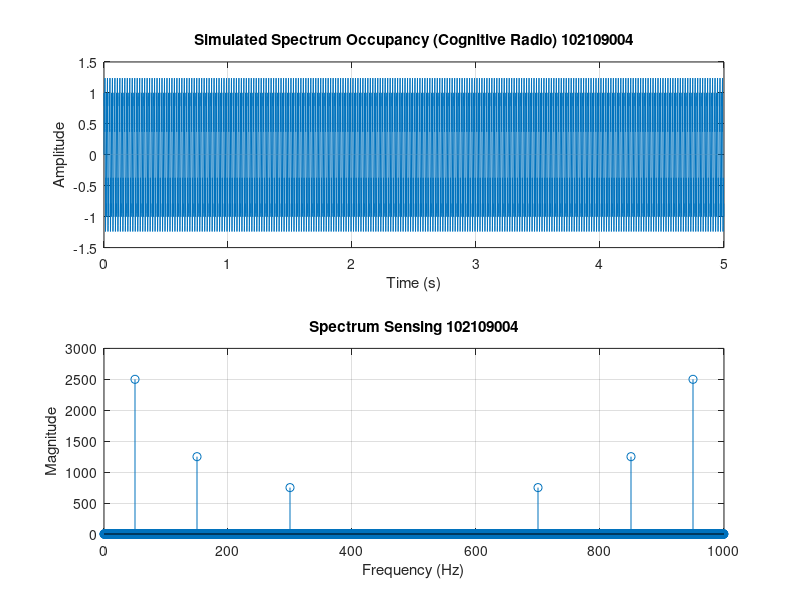

The MATLAB script that drew this image:
% Real-time Spectrum Sensing for Cognitive Radio using FFT

% Simulate radio spectrum occupancy (example: available spectrum)
fs = 1000; % Sampling frequency (Hz)
t = 0:1/fs:5-1/fs; % Time vector for 5 seconds
available_spectrum = sin(2*pi*50*t) + 0.5*sin(2*pi*150*t) + 0.3*sin(2*pi*300*t); % Simulated available spectrum

% Perform FFT for spectrum sensing
N = length(available_spectrum);
Y = fft(available_spectrum);
frequencies = fs*(0:(N-1))/N; % Frequency axis

% Plot Spectrum Occupancy and its Spectrum
figure;
subplot(2,1,1);
plot(t, available_spectrum);
title('Simulated Spectrum Occupancy (Cognitive Radio) 102109004');
xlabel('Time (s)');
ylabel('Amplitude');
grid on;
subplot(2,1,2);
stem(frequencies, abs(Y));
title('Spectrum Sensing 102109004');
xlabel('Frequency (Hz)');
ylabel('Magnitude');
grid on;
